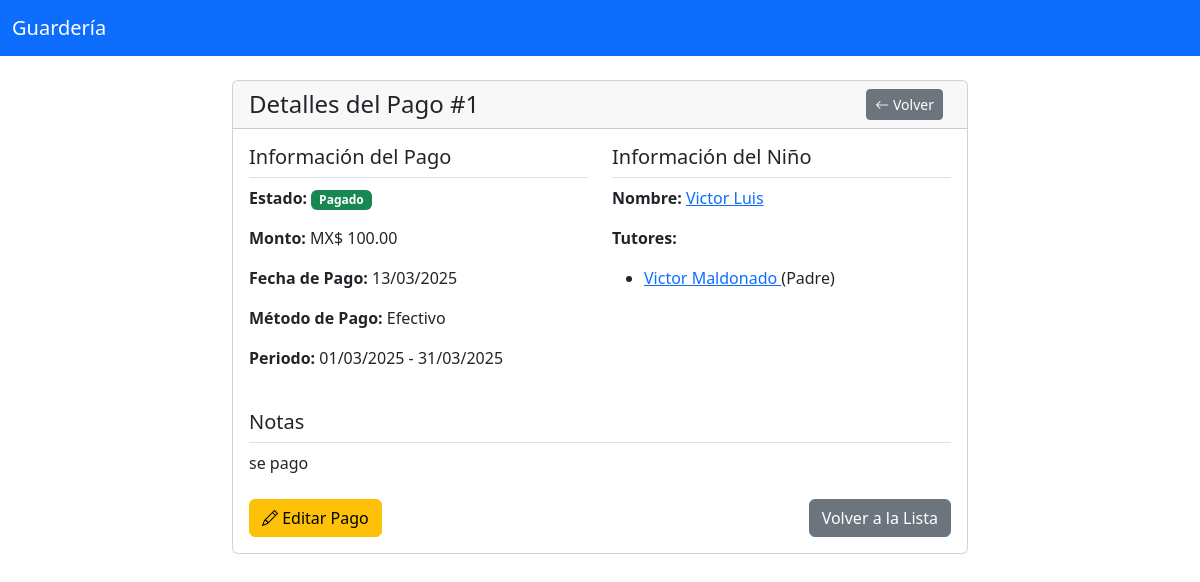
Page /payments/view.php?id=1 (signed in) on the committed database.
### tables this page shows
CREATE TABLE payments (
        id INTEGER PRIMARY KEY AUTOINCREMENT,
        child_id INTEGER,
        amount DECIMAL(10,2) NOT NULL,
        payment_date DATE NOT NULL,
        week_start DATE NOT NULL,
        week_end DATE NOT NULL,
        payment_status TEXT NOT NULL,
        payment_method TEXT NOT NULL,
        notes TEXT,
        created_at DATETIME DEFAULT CURRENT_TIMESTAMP,
        FOREIGN KEY (child_id) REFERENCES children(id)
    );

CREATE TABLE children (
        id INTEGER PRIMARY KEY AUTOINCREMENT,
        first_name TEXT NOT NULL,
        last_name TEXT NOT NULL,
        birth_date DATE NOT NULL,
        enrollment_date DATE NOT NULL,
        allergies TEXT,
        special_notes TEXT,
        status TEXT DEFAULT "active",
        created_at DATETIME DEFAULT CURRENT_TIMESTAMP
    );

CREATE TABLE guardians (
        id INTEGER PRIMARY KEY AUTOINCREMENT,
        first_name TEXT NOT NULL,
        last_name TEXT NOT NULL,
        relationship TEXT NOT NULL,
        phone TEXT NOT NULL,
        email TEXT,
        address TEXT NOT NULL,
        created_at DATETIME DEFAULT CURRENT_TIMESTAMP
    );

### db/connection.php (called while the page is built, shortened)
<?php
class Database {
    private static $instance = null;
    private $db;
    private function __construct() {
        try {
            $this->db = new SQLite3(__DIR__ . '/daycare.db');
            $this->db->enableExceptions(true);
        } catch (Exception $e) {
            die('Database connection failed: ' . $e->getMessage());
        }
    }
    public static function getInstance() {
        if (self::$instance === null) {
            self::$instance = new self();
        }
        return self::$instance;
    }
    public function query($sql, $params = []) {
        try {
            $stmt = $this->db->prepare($sql);
            foreach ($params as $param => $value) {
                $type = is_int($value) ? SQLITE3_INTEGER : SQLITE3_TEXT;
                if ($stmt->bindValue($param, $value, $type) === false) {
                    throw new Exception('Failed to bind parameter ' . $param);
                }
            }
            $result = $stmt->execute();
            return $result;
        } catch (Exception $e) {
            throw new Exception('Query failed: ' . $e->getMessage());
        }
    }
}
?>

### payments/view.php (the view, shortened to what this page needs)
<?php
require_once '../db/connection.php';
$db = Database::getInstance();
$payment_id = isset($_GET['id']) ? (int)$_GET['id'] : 0;
$payment_result = $db->query(
    'SELECT p.*, c.first_name, c.last_name FROM payments p JOIN children c ON p.child_id = c.id WHERE p.id = :id',
    [':id' => $payment_id]
);
$payment = $payment_result->fetchArray(SQLITE3_ASSOC);
$guardians_result = $db->query(
    'SELECT g.* FROM guardians g JOIN child_guardian cg ON g.id = cg.guardian_id WHERE cg.child_id = :child_id',
    [':child_id' => $payment['child_id']]
);
$guardians = [];
while ($guardian = $guardians_result->fetchArray(SQLITE3_ASSOC)) {
    $guardians[] = $guardian;
}
?>
<!DOCTYPE html>
<html lang="es">
<head>
    <link href="https://cdn.jsdelivr.net/npm/bootstrap@5.3.0/dist/css/bootstrap.min.css" rel="stylesheet">
    <link href="https://cdn.jsdelivr.net/npm/bootstrap-icons@1.7.2/font/bootstrap-icons.css" rel="stylesheet">
</head>
<body>
    <nav class="navbar navbar-dark bg-primary">
        <div class="container-fluid">
            <a class="navbar-brand" href="../dashboard.php">Guardería</a>
        </div>
    </nav>
    <div class="container mt-4">
        <div class="row">
            <div class="col-md-8 offset-md-2">
                <div class="card">
                    <div class="card-header d-flex justify-content-between align-items-center">
                        <h4 class="mb-0">Detalles del Pago #<?php echo htmlspecialchars($payment['id']); ?></h4>
                        <div>
                            <a href="index.php" class="btn btn-secondary btn-sm me-2">
                                <i class="bi bi-arrow-left"></i> Volver
                            </a>
                        </div>
                    </div>
                    <div class="card-body">
                        <div class="row mb-4">
                            <div class="col-md-6">
                                <h5 class="border-bottom pb-2">Información del Pago</h5>
                                <p><strong>Estado:</strong>
                                    <span class="badge <?php echo $payment['payment_status'] == 'paid' ? 'bg-success' : 'bg-warning text-dark'; ?>">
                                        <?php echo $payment['payment_status'] == 'paid' ? 'Pagado' : 'Pendiente'; ?>
                                    </span>
                                </p>
                                <p><strong>Monto:</strong> MX$ <?php echo number_format($payment['amount'], 2); ?></p>
                                <p><strong>Fecha de Pago:</strong> <?php echo date('d/m/Y', strtotime($payment['payment_date'])); ?></p>
                                <p><strong>Método de Pago:</strong> <?php echo htmlspecialchars($payment['payment_method']); ?></p>
                                <p><strong>Periodo:</strong> <?php echo date('d/m/Y', strtotime($payment['week_start'])); ?> - <?php echo date('d/m/Y', strtotime($payment['week_end'])); ?></p>
                            </div>
                            <div class="col-md-6">
                                <h5 class="border-bottom pb-2">Información del Niño</h5>
                                <p><strong>Nombre:</strong>
                                    <a href="../children/view.php?id=<?php echo $payment['child_id']; ?>">
                                        <?php echo htmlspecialchars($payment['first_name'] . ' ' . $payment['last_name']); ?>
                                    </a>
                                </p>
                                <?php if (!empty($guardians)): ?>
                                <p><strong>Tutores:</strong></p>
                                <ul>
                                    <?php foreach ($guardians as $guardian): ?>
                                    <li>
                                        <a href="../guardians/view.php?id=<?php echo $guardian['id']; ?>">
                                            <?php echo htmlspecialchars($guardian['first_name'] . ' ' . $guardian['last_name']); ?>
                                        </a>
                                        (<?php echo htmlspecialchars($guardian['relationship']); ?>)
                                    </li>
                                    <?php endforeach; ?>
                                </ul>
                                <?php else: ?>
                                <p><em>No hay tutores registrados para este niño.</em></p>
                                <?php endif; ?>
                            </div>
                        </div>
                        <?php if (!empty($payment['notes'])): ?>
                        <div class="mb-4">
                            <h5 class="border-bottom pb-2">Notas</h5>
                            <p><?php echo nl2br(htmlspecialchars($payment['notes'])); ?></p>
                        </div>
                        <?php endif; ?>
                        <div class="d-flex justify-content-between mt-4">
                            <a href="edit.php?id=<?php echo $payment['id']; ?>" class="btn btn-warning">
                                <i class="bi bi-pencil"></i> Editar Pago
                            </a>
                            <a href="index.php" class="btn btn-secondary">Volver a la Lista</a>
                        </div>
                    </div>
                </div>
            </div>
        </div>
    </div>
</body>
</html>

### rows in the picture
payments: id "1", amount "100.00", payment_date "13/03/2025", payment_method "Efectivo", week_start "01/03/2025", week_end "31/03/2025", child.last_name "Victor Luis", notes "se pago"
guardians: first_name+last_name "Victor Maldonado", relationship "Padre"
